Frame 1 (no input): blank canvas, image omitted
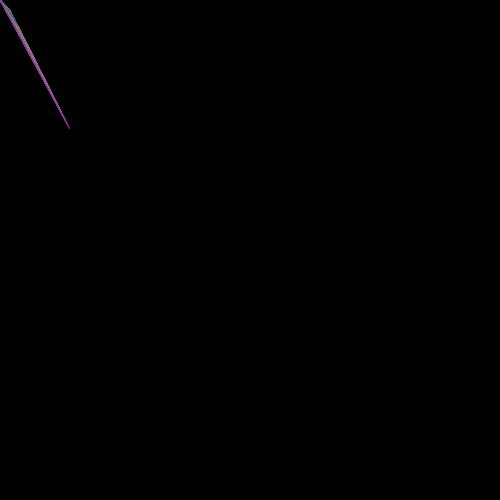
Frame 60 (the mouse pressed at the canvas centre just before this capture)
Frame 120 (the mouse held since frame 60 and released just before this capture): blank canvas, image omitted

The Processing sketch that drew this single still picture (run headless with seeded random() and noise(); from frame 60 on, the mouse is pressed at the canvas centre):

// Processing sketch: processing_87297
// ── processing_87297.pde

//Josh Newby jnewby@andrew.cmu.edu Copyright Josh Newby 2013 Pittsburgh PA
//Homework #4

//This program draws arrays of lines based on your mouse position and generates random color. It will clear your canvas if you click the mouse button.

 float x, y;

void setup()
{
  size (500, 500);
  smooth();
  background (0);
  x = 10;
  y = 10;
}

void draw()
{
  stroke(random(255), random(255), random(255));
  noFill();
  line(x, y, mouseX, mouseY);
  x = x + 1;
  y = y + 2;
  if (x > width)
 {
  x = x * .1; 
 }
  if (y > height)
 {
   y = y * .1;
 }
 if (mousePressed)
{
  background (0);
}
}
